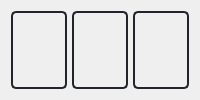
                     <widget class="QWidget" name="lytWeb">
                      <layout class="QVBoxLayout" name="verticalLayout_7">
                       <item>
                        <layout class="QHBoxLayout" name="horizontalLayout_56">
                         <property name="spacing">
                          <number>5</number>
                         </property>
                         <item>
                          <widget class="QLabel" name="lblfoto1">
                           <property name="maximumSize">
                            <size>
                             <width>400</width>
                             <height>700</height>
                            </size>
                           </property>
                           <property name="styleSheet">
                            <string notr="true">border: 2px solid rgb(33, 37, 43);
border-radius: 5px;
</string>
                           </property>
                           <property name="text">
                            <string/>
                           </property>
                           <property name="scaledContents">
                            <bool>true</bool>
                           </property>
                          </widget>
                         </item>
                         <item>
                          <widget class="QLabel" name="lblfoto2">
                           <property name="maximumSize">
                            <size>
                             <width>400</width>
                             <height>700</height>
                            </size>
                           </property>
                           <property name="styleSheet">
                            <string notr="true">border: 2px solid rgb(33, 37, 43);
border-radius: 5px;
</string>
                           </property>
                           <property name="text">
                            <string/>
                           </property>
                           <property name="scaledContents">
                            <bool>true</bool>
                           </property>
                          </widget>
                         </item>
                         <item>
                          <widget class="QLabel" name="lblfoto3">
                           <property name="minimumSize">
                            <size>
                             <width>0</width>
                             <height>0</height>
                            </size>
                           </property>
                           <property name="maximumSize">
                            <size>
                             <width>400</width>
                             <height>700</height>
                            </size>
                           </property>
                           <property name="styleSheet">
                            <string notr="true">border: 2px solid rgb(33, 37, 43);
border-radius: 5px;
</string>
                           </property>
                           <property name="text">
                            <string/>
                           </property>
                           <property name="scaledContents">
                            <bool>true</bool>
                           </property>
                          </widget>
                         </item>
                        </layout>
                       </item>
                      </layout>
                     </widget>
